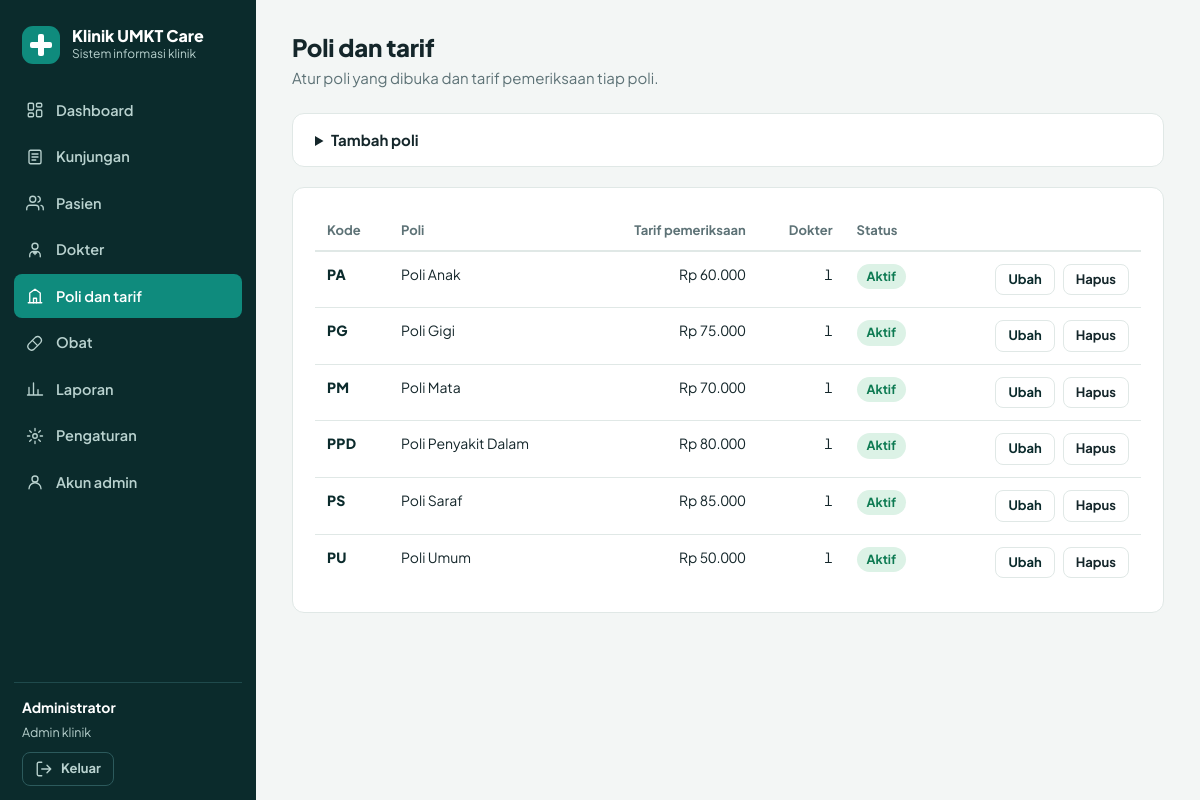
The page /admin/poli.php (signed in) on the database its author committed.
### tables this page shows
CREATE TABLE poli (
    id INT UNSIGNED NOT NULL AUTO_INCREMENT PRIMARY KEY,
    kode VARCHAR(5) NOT NULL UNIQUE,
    nama VARCHAR(80) NOT NULL UNIQUE,
    tarif_pemeriksaan INT UNSIGNED NOT NULL DEFAULT 50000,
    aktif TINYINT(1) NOT NULL DEFAULT 1
);

### includes/helpers.php (called while the page is built, shortened)
<?php
function e($nilai): string
{
    return htmlspecialchars((string) $nilai, ENT_QUOTES | ENT_SUBSTITUTE, 'UTF-8');
}
function url(string $path = ''): string
{
    return BASE_URL . '/' . ltrim($path, '/');
}
function post(string $nama, string $default = ''): string
{
    $v = $_POST[$nama] ?? $default;
    return is_string($v) ? trim($v) : $default;
}
function rupiah($angka): string
{
    return 'Rp ' . number_format((int) $angka, 0, ',', '.');
}

### includes/bootstrap.php (called while the page is built, shortened)
<?php
function config(string $kunci)
{
    return $GLOBALS['CONFIG'][$kunci] ?? null;
}
function db(): PDO
{
    static $pdo = null;
    if ($pdo instanceof PDO) {
        return $pdo;
    }
    $dsn = sprintf('mysql:host=%s;port=%s;dbname=%s;charset=utf8mb4',
        config('db_host'), config('db_port'), config('db_name'));
    try {
        $pdo = new PDO($dsn, (string) config('db_user'), (string) config('db_pass'), [
            PDO::ATTR_ERRMODE            => PDO::ERRMODE_EXCEPTION,
            PDO::ATTR_DEFAULT_FETCH_MODE => PDO::FETCH_ASSOC,
            PDO::ATTR_EMULATE_PREPARES   => false,
        ]);
        $pdo->exec("SET time_zone = '" . date('P') . "'");
    } catch (PDOException $e) {
        error_log('Koneksi database gagal: ' . $e->getMessage());
        error_page(config('debug')
            ? 'Koneksi database gagal: ' . $e->getMessage()
            : 'Tidak dapat terhubung ke database. Periksa config.php dan pastikan database.sql sudah diimpor.');
    }
    return $pdo;
}
function q(string $sql, array $params = []): PDOStatement
{
    $stmt = db()->prepare($sql);
    $stmt->execute($params);
    return $stmt;
}
function fetch_all(string $sql, array $params = []): array
{
    return q($sql, $params)->fetchAll();
}
function fetch_one(string $sql, array $params = []): ?array
{
    $row = q($sql, $params)->fetch();
    return $row === false ? null : $row;
}
require __DIR__ . '/helpers.php';
require __DIR__ . '/auth.php';
require __DIR__ . '/domain.php';
require __DIR__ . '/layout.php';

### includes/domain.php (called while the page is built, shortened)
<?php
function pengaturan(string $kunci, string $default = ''): string
{
    static $semua = null;
    if ($semua === null) {
        $semua = array_column(fetch_all('SELECT kunci, nilai FROM pengaturan'), 'nilai', 'kunci');
    }
    return $semua[$kunci] ?? $default;
}

### includes/auth.php (called while the page is built, shortened)
<?php
function current_user(string $peran): ?array
{
    static $cache = [];
    if (array_key_exists($peran, $cache)) {
        return $cache[$peran];
    }
    $id = $_SESSION['auth'][$peran] ?? null;
    $tabel = TABEL_PERAN[$peran];
    $sql = "SELECT * FROM {$tabel} WHERE id = ?" . ($peran === 'dokter' ? ' AND aktif = 1' : '');
    $baris = fetch_one($sql, [(int) $id]);
    return $cache[$peran] = $baris;
}
function require_login(string $peran): array
{
    $user = current_user($peran);
    return $user;
}

### admin/poli.php (the view, shortened to what this page needs)
<?php
require __DIR__ . '/../includes/bootstrap.php';
$admin = require_login('admin');
$error = '';
$editId = (int) ($_GET['edit'] ?? post('id'));
$edit = $editId > 0 ? fetch_one('SELECT * FROM poli WHERE id = ?', [$editId]) : null;
$rows = fetch_all('SELECT p.*, (SELECT COUNT(*) FROM dokter d WHERE d.poli_id = p.id) AS jml_dokter FROM poli p ORDER BY p.nama');
page_start('Poli dan tarif', 'panel', ['peran' => 'admin', 'sub' => 'Atur poli yang dibuka dan tarif pemeriksaan tiap poli.']);
?>
<details class="lipat"<?= ($edit || $error) ? ' open' : '' ?>>
    <summary><?= $edit ? 'Ubah poli' : 'Tambah poli' ?></summary>
</details>
<section class="kartu">
    <div class="tabel-bungkus"><table>
        <thead><tr><th>Kode</th><th>Poli</th><th class="rata-kanan">Tarif pemeriksaan</th><th class="rata-kanan">Dokter</th><th>Status</th><th></th></tr></thead>
        <tbody><?php foreach ($rows as $r): ?>
            <tr><td class="kode"><?= e($r['kode']) ?></td><td><?= e($r['nama']) ?></td><td class="rata-kanan angka"><?= e(rupiah($r['tarif_pemeriksaan'])) ?></td>
                <td class="rata-kanan angka"><?= (int) $r['jml_dokter'] ?></td>
                <td><?= $r['aktif'] ? '<span class="badge badge-hijau">Aktif</span>' : '<span class="badge badge-abu">Nonaktif</span>' ?></td>
                <td class="rata-kanan nowrap"><div class="aksi" style="justify-content:flex-end">
                    <a class="btn btn-kecil btn-sekunder" href="poli.php?edit=<?= (int) $r['id'] ?>">Ubah</a>
                    <form method="post" class="inline" data-konfirmasi="Hapus <?= e($r['nama']) ?>?"><button class="btn btn-kecil btn-ghost" type="submit">Hapus</button></form>
                </div></td></tr>
        <?php endforeach; ?></tbody>
    </table></div>
</section>
<?php page_end();

### includes/layout.php (shortened to what this page needs)
<?php
function icon(string $nama): string
{
    static $path = [
        'dashboard'  => '<rect x="3" y="3" width="7" height="9" rx="1.5"/><rect x="14" y="3" width="7" height="5" rx="1.5"/><rect x="14" y="12" width="7" height="9" rx="1.5"/><rect x="3" y="16" width="7" height="5" rx="1.5"/>',
        'antrean'    => '<path d="M8 6h13M8 12h13M8 18h13M3 6h.01M3 12h.01M3 18h.01"/>',
        'riwayat'    => '<path d="M3 12a9 9 0 1 0 3-6.7L3 8"/><path d="M3 3v5h5M12 7v5l3 2"/>',
        'kunjungan'  => '<rect x="4" y="3" width="16" height="18" rx="2"/><path d="M8 8h8M8 12h8M8 16h5"/>',
        'pasien'     => '<path d="M17 21v-2a4 4 0 0 0-4-4H5a4 4 0 0 0-4 4v2"/><circle cx="9" cy="7" r="4"/><path d="M23 21v-2a4 4 0 0 0-3-3.87M16 3.13a4 4 0 0 1 0 7.75"/>',
        'dokter'     => '<circle cx="12" cy="7" r="4"/><path d="M5 21v-2a5 5 0 0 1 5-5h4a5 5 0 0 1 5 5v2M12 14v4M10 16h4"/>',
        'poli'       => '<path d="M3 21h18M5 21V8l7-5 7 5v13"/><path d="M10 21v-6h4v6"/>',
        'obat'       => '<path d="M10.5 20.5a5 5 0 0 1-7-7l9-9a5 5 0 0 1 7 7z"/><path d="M8.5 8.5l7 7"/>',
        'laporan'    => '<path d="M4 20V10M10 20V4M16 20v-7M22 20H2"/>',
        'pengaturan' => '<circle cx="12" cy="12" r="3"/><path d="M12 2v3M12 19v3M2 12h3M19 12h3M4.9 4.9l2.1 2.1M17 17l2.1 2.1M4.9 19.1L7 17M17 7l2.1-2.1"/>',
        'akun'       => '<circle cx="12" cy="8" r="4"/><path d="M4 21a8 8 0 0 1 16 0"/>',
        'keluar'     => '<path d="M9 21H5a2 2 0 0 1-2-2V5a2 2 0 0 1 2-2h4"/><path d="M16 17l5-5-5-5M21 12H9"/>',
    ];
    return '<svg class="ikon" viewBox="0 0 24 24" fill="none" stroke="currentColor" stroke-width="1.8" stroke-linecap="round" stroke-linejoin="round" aria-hidden="true">'
        . ($path[$nama] ?? '') . '</svg>';
}
function nav_menu(string $peran): array
{
    return match ($peran) {
        'admin' => [
            ['index.php',      'Dashboard',     'dashboard'],
            ['kunjungan.php',  'Kunjungan',     'kunjungan'],
            ['pasien.php',     'Pasien',        'pasien'],
            ['dokter.php',     'Dokter',        'dokter'],
            ['poli.php',       'Poli dan tarif', 'poli'],
            ['obat.php',       'Obat',          'obat'],
            ['laporan.php',    'Laporan',       'laporan'],
            ['pengaturan.php', 'Pengaturan',    'pengaturan'],
            ['akun.php',       'Akun admin',    'akun'],
        ],
        'dokter' => [
            ['index.php',   'Antrean pasien',   'antrean'],
            ['riwayat.php', 'Riwayat', 'riwayat'],
        ],
        default => [],
    };
}
function brand_html(bool $gelap = true): string
{
    return '<div class="brand' . ($gelap ? '' : ' brand-terang') . '"><span class="logo" aria-hidden="true"></span>'
        . '<span><strong>' . e(pengaturan('nama_klinik', 'Klinik UMKT Care')) . '</strong><small>Sistem informasi klinik</small></span></div>';
}
function logout_form(string $peran, string $kelas = 'btn btn-ghost btn-kecil'): string
{
    return '<form method="post" action="' . e(url($peran . '/logout.php')) . '" class="inline">' . csrf_field()
        . '<button type="submit" class="' . $kelas . '">' . icon('keluar') . ' Keluar</button></form>';
}
function html_head(string $judul, array $opsi): void
{
    $nama = pengaturan('nama_klinik', 'Klinik UMKT Care');
    echo '<!DOCTYPE html><html lang="id"><head><meta charset="utf-8">'
        . '<meta name="viewport" content="width=device-width, initial-scale=1">'
        . '<title>' . e($judul) . ' | ' . e($nama) . '</title>';
    echo '<link rel="preconnect" href="https://fonts.googleapis.com"><link rel="preconnect" href="https://fonts.gstatic.com" crossorigin>'
        . '<link rel="stylesheet" href="https://fonts.googleapis.com/css2?family=Plus+Jakarta+Sans:wght@400;500;600;700;800&display=swap">'
        . '<link rel="stylesheet" href="' . e(url('assets/style.css')) . '">'
        . '</head>';
}
function page_start(string $judul, string $layout = 'publik', array $opsi = []): void
{
    html_head($judul, $opsi);
    $peran = $opsi['peran'] ?? null;
    if ($layout === 'panel' && $peran) {
        $user = current_user($peran);
        $aktif = basename($_SERVER['SCRIPT_NAME']);
        $label = $peran === 'admin' ? 'Admin klinik' : 'Dokter';
        echo '<body class="panel"><a class="lewati" href="#konten">Lewati ke konten</a><div class="app">';
        echo '<aside class="sidebar" id="sidebar">' . brand_html() . '<nav class="menu" aria-label="Menu utama">';
        foreach (nav_menu($peran) as [$file, $nama, $ikon]) {
            $kelas = $file === $aktif || ($aktif === 'periksa.php' && $file === 'index.php') || ($aktif === 'nota.php' && $file === 'kunjungan.php') ? ' aktif' : '';
            echo '<a class="menu-item' . $kelas . '" href="' . e(url($peran . '/' . $file)) . '"' . ($kelas ? ' aria-current="page"' : '') . '>' . icon($ikon) . '<span>' . e($nama) . '</span></a>';
        }
        echo '</nav><div class="sidebar-user"><div><strong>' . e($user['nama'] ?? '') . '</strong><small>' . $label . '</small></div>'
            . logout_form($peran, 'btn btn-ghost-gelap btn-kecil') . '</div></aside>';
        echo '<div class="utama"><header class="topbar-mobile"><button type="button" class="btn btn-ghost btn-kecil" id="buka-menu" aria-controls="sidebar" aria-expanded="false">Menu</button>'
            . '<strong>' . e($judul) . '</strong></header>';
        echo '<main class="isi" id="konten"><div class="judul-halaman"><h1>' . e($judul) . '</h1>'
            . (!empty($opsi['sub']) ? '<p>' . e($opsi['sub']) . '</p>' : '') . '</div>' . flash_render();
        return;
    }
}
function page_end(): void
{
    $layout = $GLOBALS['layout_aktif'] ?? 'publik';
    echo '</main>';
    if ($layout === 'panel') {
        echo '</div></div>';
    }
    echo '<script src="' . e(url('assets/app.js')) . '" defer></script></body></html>';
}

### rows shown on the page
poli: kode "PA", nama "Poli Anak", tarif_pemeriksaan "Rp 60.000", jml_dokter "1", aktif "Aktif"
poli: kode "PG", nama "Poli Gigi", tarif_pemeriksaan "Rp 75.000", jml_dokter "1", aktif "Aktif"
poli: kode "PM", nama "Poli Mata", tarif_pemeriksaan "Rp 70.000", jml_dokter "1", aktif "Aktif"
poli: kode "PPD", nama "Poli Penyakit Dalam", tarif_pemeriksaan "Rp 80.000", jml_dokter "1", aktif "Aktif"
poli: kode "PS", nama "Poli Saraf", tarif_pemeriksaan "Rp 85.000", jml_dokter "1", aktif "Aktif"
poli: kode "PU", nama "Poli Umum", tarif_pemeriksaan "Rp 50.000", jml_dokter "1", aktif "Aktif"

### other values the page prints
pengaturan('nama_klinik', 'Klinik UMKT Care') "Klinik UMKT Care"
$nama "Dashboard"
$nama "Kunjungan"
$nama "Pasien"
$nama "Dokter"
$nama "Poli dan tarif"
$nama "Obat"
$nama "Laporan"
$nama "Pengaturan"
$nama "Akun admin"
$user['nama'] "Administrator"
$label "Admin klinik"
$judul "Poli dan tarif"
$opsi['sub'] "Atur poli yang dibuka dan tarif pemeriksaan tiap poli."
